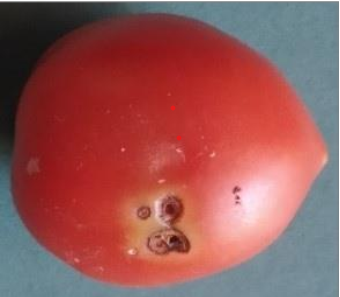
#> input picture python/programing/cachua.png, 340 x 297 px
$ python 'cvt_binary image.py'
#> lines starting #> are read from the running program, lines starting #| are printed output that depends on the picture; after the words box and inside, x2 and y2 are one past the last pixel; in counts of white or black regions, pixels touching at a corner belong together
import cv2

img=cv2.imread('cachua.png')
#> img is the input picture: shape (297, 340, 3); mean B, G, R 85.6, 86.5, 151.7
img_gray=cv2.cvtColor(img,cv2.COLOR_BGR2GRAY)
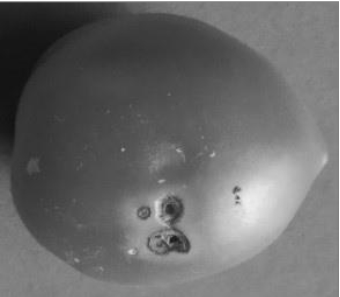
#> img_gray: shape (297, 340); min 17, max 255, mean 105.9

thresh=100
img_binary=cv2.threshold(img_gray,thresh,255,cv2.THRESH_BINARY)[1]
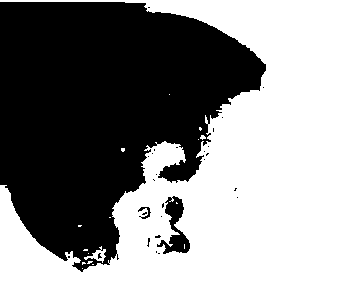
#> img_binary: shape (297, 340); 53.9% white; 28 black regions (25 under 20 px), largest, box (x1, y1, x2, y2) and area: (0, 2, 266, 272) 45596, (157, 196, 190, 254) 795, (138, 207, 151, 219) 60
cv2.imshow("anh nhi phan",img_binary)
cv2.waitKey(0)
cv2.destroyAllWindows

$ run again, with python/programing/buoi.png copied over python/programing/cachua.png
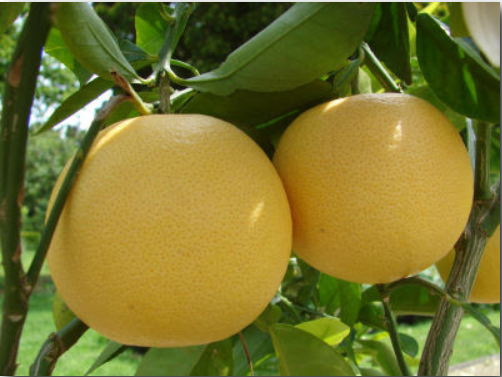
#> input picture python/programing/buoi.png, 502 x 377 px
#> img is the input picture: shape (377, 502, 3); mean B, G, R 46.1, 116.2, 119.7
#> `img_gray=cv2.cvtColor(img,cv2.COLOR_BGR2GRAY)`:
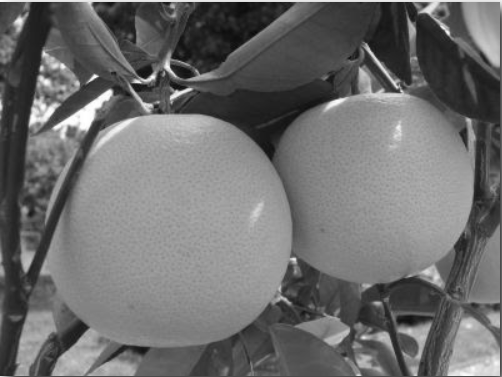
#> img_gray: shape (377, 502); min 9, max 255, mean 109.2
#> `img_binary=cv2.threshold(img_gray,thresh,255,cv2.THRESH_BINARY)[1]`:
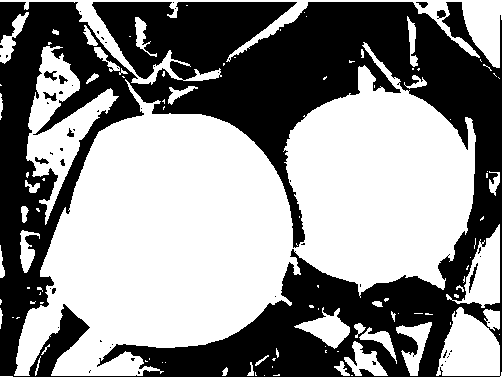
#> img_binary: shape (377, 502); 55.3% white; 53 black regions (43 under 20 px), largest, box (x1, y1, x2, y2) and area: (0, 2, 502, 377) 83890, (469, 263, 478, 293) 79, (44, 71, 57, 81) 71

$ run again, with python/programing/sanbay.jpg saved as python/programing/cachua.png
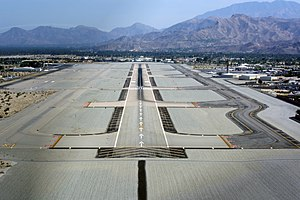
#> input picture python/programing/sanbay.jpg, 300 x 200 px
#> img is the input picture: shape (200, 300, 3); mean B, G, R 147, 138.9, 130.7
#> `img_gray=cv2.cvtColor(img,cv2.COLOR_BGR2GRAY)`:
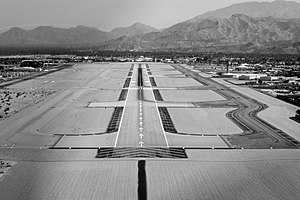
#> img_gray: shape (200, 300); min 0, max 255, mean 137.4
#> `img_binary=cv2.threshold(img_gray,thresh,255,cv2.THRESH_BINARY)[1]`:
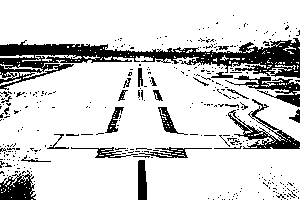
#> img_binary: shape (200, 300); 82.6% white; 341 black regions (315 under 20 px), largest, box (x1, y1, x2, y2) and area: (0, 38, 300, 90) 5153, (228, 99, 300, 149) 952, (225, 75, 300, 107) 741
